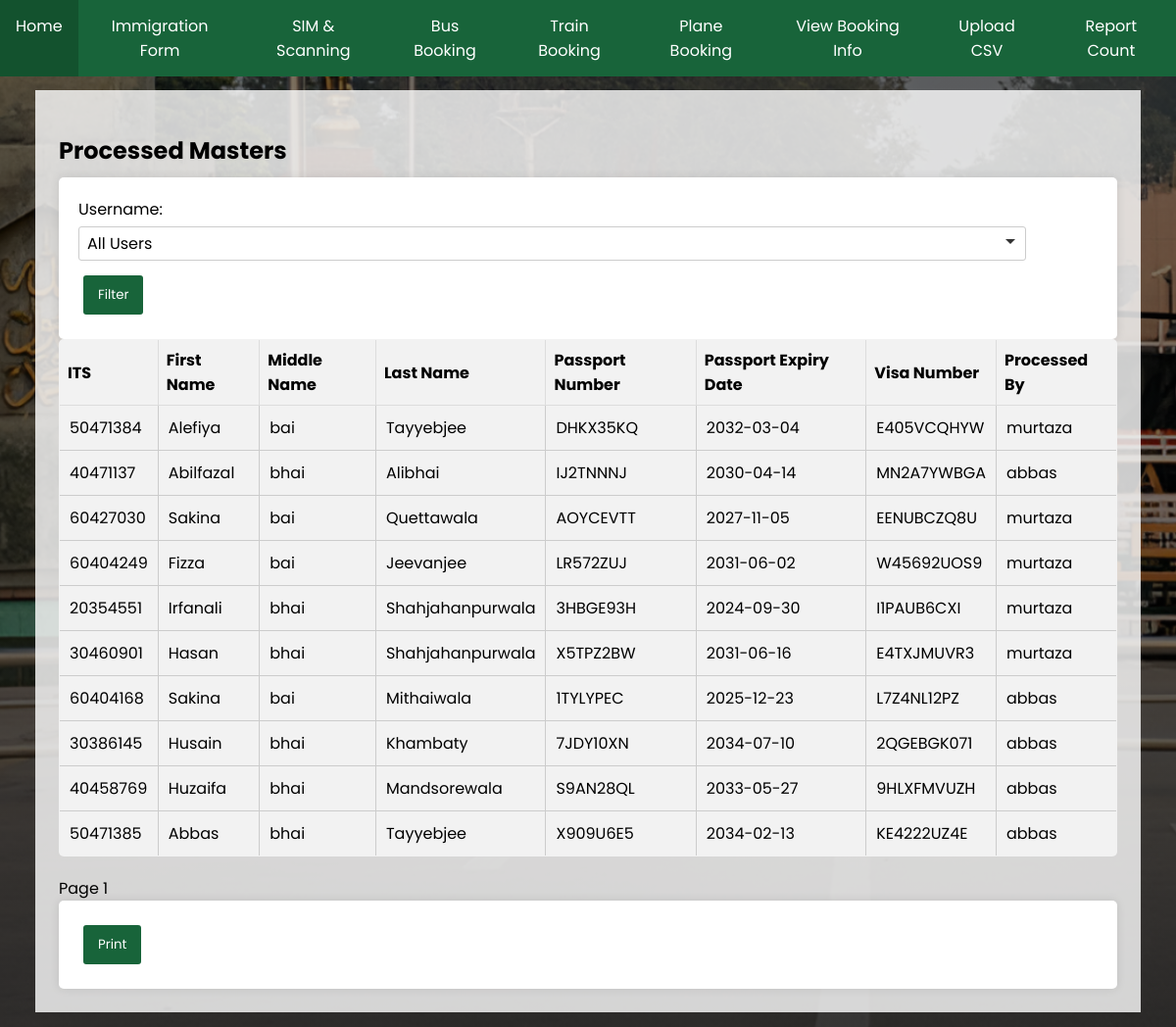
/processed-masters/, run on the app's committed database.
### database.py (models this page shows)
class ProcessedMaster(Base):
    __tablename__ = "processed_master"
    id = Column(Integer, primary_key=True, index=True)
    ITS = Column(Integer, ForeignKey('master.ITS'), unique=True, index=True)
    first_name = Column(String, index=True)
    middle_name = Column(String, index=True)
    last_name = Column(String, index=True)
    DOB = Column(Date)
    passport_No = Column(String, index=True)
    passport_Expiry = Column(Date, index=True)
    Visa_No = Column(String, index=True)
    Mode_of_Transport = Column(String, index=True)
    phone = Column(String, index=True)
    arrived = Column(Boolean, default=False)
    timestamp = Column(DateTime, default=func.now())
    processed_by = Column(String, ForeignKey('users.username'))

### main.py (the view)
@app.get("/processed-masters/", response_class=HTMLResponse)
async def get_processed_masters(
    request: Request,
    page: int = 1,
    user: str = None,  # Accept username from query parameter
    db: Session = Depends(get_db)
):
    users = db.query(User).all()
    total_count = db.query(func.count(ProcessedMaster.ITS)).scalar()
    query = db.query(ProcessedMaster)
    if user:
        query = query.filter(ProcessedMaster.processed_by == user)
    processed_masters = (
        query.offset((page - 1) * PAGE_SIZE)
        .limit(PAGE_SIZE)
        .all()
    )
    return templates.TemplateResponse(
        "processed_masters.html",
        {
            "request": request,
            "processed_masters": processed_masters,
            "page": page,
            "page_size": PAGE_SIZE,
            "total_count": total_count,
            "users": users,
            "selected_user": user,  # Pass the selected username to the template
        }
    )

### templates/processed_masters.html (shortened to what this page needs)
{% extends "base.html" %}
{% block content %}
<h2>Processed Masters</h2>
<form action="" method="get">
  <label for="user">Username:</label>
  <select name="user" id="user">
    <option value="">All Users</option>
  </select>
  <button type="submit">Filter</button>
</form>
<table>
  <tr>
    <th>ITS</th>
    <th>First Name</th>
    <th>Middle Name</th>
    <th>Last Name</th>
    <th>Passport Number</th>
    <th>Passport Expiry Date</th>
    <th>Visa Number</th>
    <th>Processed By</th>
  </tr>
  {% for master in processed_masters %}
    {% if not selected_user or master.processed_by == selected_user %}
    <tr>
      <td>{{ master.ITS }}</td>
      <td>{{ master.first_name }}</td>
      <td>{{ master.middle_name }}</td>
      <td>{{ master.last_name }}</td>
      <td>{{ master.passport_No }}</td>
      <td>{{ master.passport_Expiry }}</td>
      <td>{{ master.Visa_No }}</td>
      <td>{{ master.processed_by }}</td>
    </tr>
    {% endif %}
  {% endfor %}
</table>
{% if processed_masters %}
<div>
  Page {{ page }}
</div>
<div>
  <form action="/print" method="post">
    <button type="submit">Print</button>
  </form>
</div>
{% endif %}
{% endblock %}

### static/styles.css (style rules this page uses)
body { margin: 0; padding: 0; font-family: 'Poppins', sans-serif; background-image: linear-gradient(rgba(0, 0, 0, 0.5), rgba(0, 0, 0, 0.5)), url('Login Page bg.png'); background-size: cover; }
form { background-color: #fff; padding: 20px; border-radius: 5px; box-shadow: 0 0 10px rgba(0, 0, 0, 0.1); }
form label { display: block; margin-bottom: 5px; }
form input, form select { width: 93%; padding: 8px; margin-bottom: 10px; border: 1px solid #ccc; border-radius: 3px; }
form select { appearance: none; background-size: 10px; padding-right: 30px; }
form button { background-color: #18643A; color: #fff; padding: 10px 15px; border: none; border-radius: 3px; cursor: pointer; transition: background-color 0.3s; }
table { width: 100%; border-collapse: collapse; margin-bottom: 20px; background-color: #f2f2f2; }
table, th, td { border: 1px solid #ddd; }
th, td { padding: 8px; text-align: left; }
th { background-color: #f2f2f2; }
h1, h2, h3 { margin-bottom: 10px; }
button { background-color: #18643A; color: white; border: none; padding: 10px 20px; margin: 5px; cursor: pointer; border-radius: 5px; font-family: 'Poppins'; }
table { width: 100%; margin-bottom: 20px; border-collapse: collapse; border-radius: 5px; overflow: hidden; }
td { padding: 10px; border: 1px solid #ccc; text-align: left; }
th { text-align: left; }
select { font-family: 'poppins'; font-size: 1rem; border-radius:5px; margin-bottom: 0.5rem; }

### data on the page
ProcessedMaster: ITS "50471384", first_name "Alefiya", middle_name "bai", last_name "Tayyebjee", passport_No "DHKX35KQ", passport_Expiry "2032-03-04", Visa_No "E405VCQHYW", processed_by "murtaza"
ProcessedMaster: ITS "40471137", first_name "Abilfazal", middle_name "bhai", last_name "Alibhai", passport_No "IJ2TNNNJ", passport_Expiry "2030-04-14", Visa_No "MN2A7YWBGA", processed_by "abbas"
ProcessedMaster: ITS "60427030", first_name "Sakina", middle_name "bai", last_name "Quettawala", passport_No "AOYCEVTT", passport_Expiry "2027-11-05", Visa_No "EENUBCZQ8U", processed_by "murtaza"
ProcessedMaster: ITS "60404249", first_name "Fizza", middle_name "bai", last_name "Jeevanjee", passport_No "LR572ZUJ", passport_Expiry "2031-06-02", Visa_No "W45692UOS9", processed_by "murtaza"
ProcessedMaster: ITS "20354551", first_name "Irfanali", middle_name "bhai", last_name "Shahjahanpurwala", passport_No "3HBGE93H", passport_Expiry "2024-09-30", Visa_No "I1PAUB6CXI", processed_by "murtaza"
ProcessedMaster: ITS "30460901", first_name "Hasan", middle_name "bhai", last_name "Shahjahanpurwala", passport_No "X5TPZ2BW", passport_Expiry "2031-06-16", Visa_No "E4TXJMUVR3", processed_by "murtaza"
ProcessedMaster: ITS "60404168", first_name "Sakina", middle_name "bai", last_name "Mithaiwala", passport_No "1TYLYPEC", passport_Expiry "2025-12-23", Visa_No "L7Z4NL12PZ", processed_by "abbas"
ProcessedMaster: ITS "30386145", first_name "Husain", middle_name "bhai", last_name "Khambaty", passport_No "7JDY10XN", passport_Expiry "2034-07-10", Visa_No "2QGEBGK071", processed_by "abbas"
ProcessedMaster: ITS "40458769", first_name "Huzaifa", middle_name "bhai", last_name "Mandsorewala", passport_No "S9AN28QL", passport_Expiry "2033-05-27", Visa_No "9HLXFMVUZH", processed_by "abbas"
ProcessedMaster: ITS "50471385", first_name "Abbas", middle_name "bhai", last_name "Tayyebjee", passport_No "X909U6E5", passport_Expiry "2034-02-13", Visa_No "KE4222UZ4E", processed_by "abbas"

### other printed values
{{ page }} "1"
